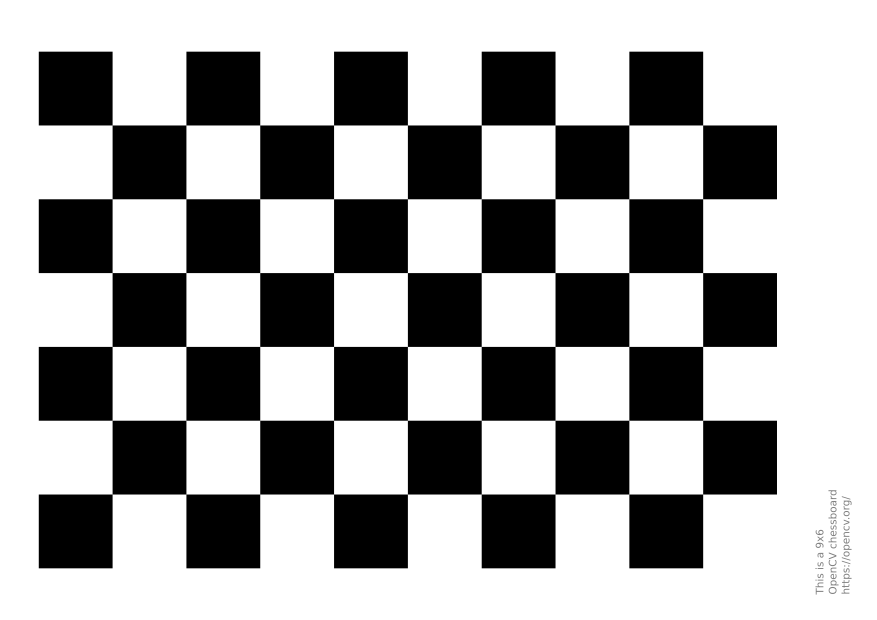
#> input picture Lab1/caro.png, 1754 x 1240 px (shown at 1/2 size)
$ jupyter execute Lab1.ipynb
#> lines starting #> are read from the running program, lines starting #| are printed output that depends on the picture
Dịch (Translation): Di chuyển một hình học từ vị trí này sang vị trí khác mà không làm thay đổi hình dạng của nó.

Quay (Rotation): Quay một hình học quanh một điểm xác định với một góc quay cụ thể.

Phóng to/Thu nhỏ (Scaling): Tăng kích thước của hình học (phóng to) hoặc giảm kích thước của nó (thu nhỏ).

Phản chiếu (Reflection): Tạo ra một hình ảnh phản chiếu của hình học qua một đường (thường là một đường thẳng).

Đối xứng (Symmetry): Tạo ra một hình ảnh đối xứng của hình học liên quan đến một trục, một điểm hoặc một đường.

Đồng nhất (Congruence): Biến đổi một hình học sao cho nó trùng khớp hoặc đồng nhất với một hình khác mà không làm thay đổi kích thước hoặc hình dạng của nó.

Song song (Parallelism): Giữ nguyên các đoạn thẳng song song với nhau sau khi biến đổi.

Vuông góc (Perpendicularity): Giữ nguyên góc vuông giữa các đoạn thẳng sau khi biến đổi.

Đồng đội (Similarity): Tạo ra một hình ảnh giống với hình gốc, nhưng có thể khác về kích thước.

Trung bình điểm (Midpoint): Di chuyển một hình học sao cho điểm trung điểm của các đoạn thẳng không thay đổi.

Tịnh tiến (Shear): Làm thay đổi hình dạng của một hình học bằng cách giữ nguyên hình dạng của nó nhưng làm thay đổi kích thước của các đoạn thẳng trong hình dạng đó.

Biến đổi đồng nhất (Homothety): Một phép biến đổi tương tự như phóng to/thu nhỏ nhưng có thể tập trung ở một điểm khác không phải gốc tọa độ.

Đồng dạng (Similarity Transformation): Kết hợp phép biến đổi phóng to/thu nhỏ và quay, bảo toàn tỉ lệ và góc giữa các đoạn thẳng.

Biến đổi Möbius (Möbius Transformation): Là một phép biến đổi tuyến tính và không gian, giữ nguyên các đường tròn và đường thẳng.

Biến đổi affine (Affine Transformation): Kết hợp các phép biến đổi tịnh tiến, phóng to/thu nhỏ và xoay, giữ nguyên đồng bằng tuyến tính.

Biến đổi tự nhiên (Natural Transformation): Một loại biến đổi hình học giữ nguyên một số tính chất của hình học trong khi thay đổi hình dạng.

[cell 1]
import numpy as np
import cv2
import matplotlib.pyplot as plt

### Scaling
Scaling is just resizing of the image. OpenCV comes with a function cv.resize() for this purpose. The size of the image can be specified manually, or you can specify the scaling factor. Different interpolation methods are used. Preferable interpolation methods are cv.INTER_AREA for shrinking and cv.INTER_CUBIC (slow) & cv.INTER_LINEAR for zooming. By default, the interpolation method cv.INTER_LINEAR is used for all resizing purposes. You can resize an input image with either of following methods:

[cell 2]
def display(img):

  dpi = 80
  height, width= img.shape[:2]

  # What size does the figure need to be in inches to fit the image?
  # convert size in px to be inches
  figsize = width / float(dpi), height / float(dpi)

  # Create a figure of the right size with one axes that takes up the full figure
  fig = plt.figure(figsize=figsize)
  ax = fig.add_axes([0, 0, 1, 1])

  # Hide spines, ticks, etc.
  ax.axis('off')
  # Display the image.
  ax.imshow(img)

  plt.show()

[cell 3]
img = cv2.imread("caro.png")
#> img is the input picture: shape (1240, 1754, 3); min 0, max 255, mean 165.4
assert img is not None, "file could not be read, check with os.path.exists()"
display(img)

[cell 4]
res = cv2.resize(img, None, fx= 0.2, fy = 0.2, interpolation = cv2.INTER_CUBIC)
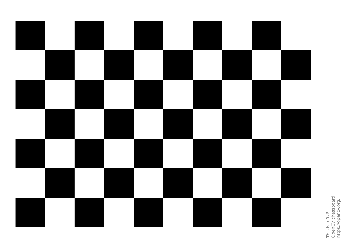
#> res: shape (248, 351, 3); min 0, max 255, mean 165.8
display(res)

[cell 5]
height, width = img.shape[:2]
#> height = 1240; width = 1754
# interpolation=cv2.INTER_CUBIC: Phương pháp nội suy sẽ được sử dụng để điền vào các giá trị pixel mới khi thay đổi kích thước.
res = cv2.resize(img,(int(0.4*width), int(0.4*height)), interpolation = cv2.INTER_CUBIC)
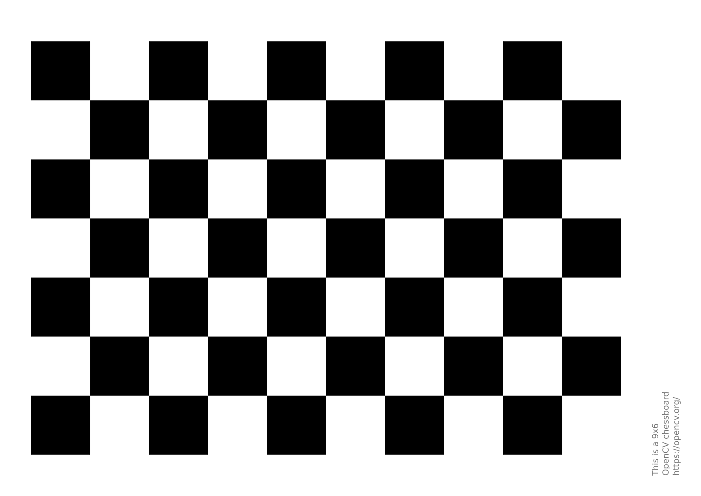
#> res: shape (496, 701, 3); min 0, max 255, mean 165.4
display(res)

## Translation
Translation is the shifting of an object's location. If you know the shift in the (x,y) direction and let it be (tx,ty), you can create the transformation matrix M as follows:

M=  |   1   0   tx |
    |   0   1   tx |

You can take make it into a Numpy array of type np.float32 and pass it into the cv.warpAffine() function. See the below example for a shift of (100,50):

[cell 6]
import numpy as np
import cv2 as cv
img = cv.imread('Picture.jpg', cv.IMREAD_GRAYSCALE)
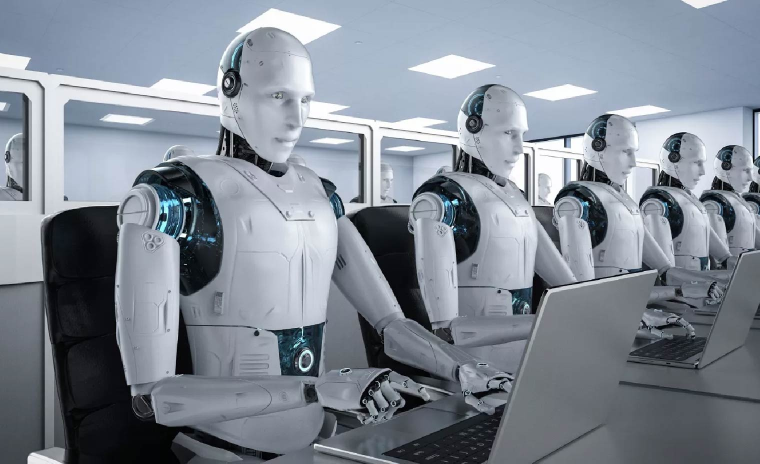
#> input picture Lab1/Picture.jpg, 1520 x 927 px (shown at 1/2 size)
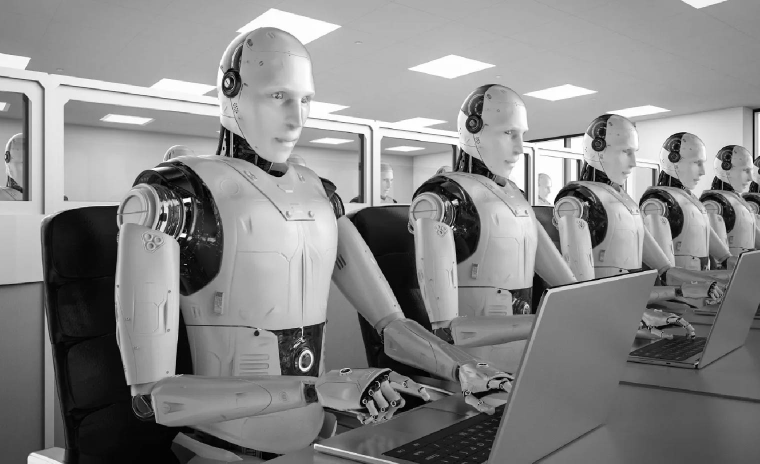
#> img: shape (927, 1520) (shown at 1/2 size); min 0, max 255, mean 135.7
assert img is not None, "file could not be read, check with os.path.exists()"
rows,cols = img.shape
#> rows = 927; cols = 1520
M = np.float32([[1,0,100],[0,1,50]])
dst = cv.warpAffine(img,M,(cols,rows))
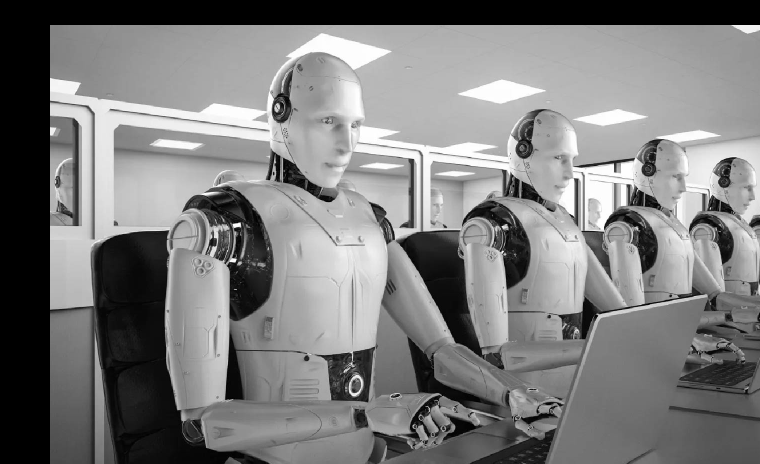
#> dst: shape (927, 1520) (shown at 1/2 size); min 0, max 255, mean 123.9
cv.imshow('img',dst)
cv.waitKey(0)
cv.destroyAllWindows()
